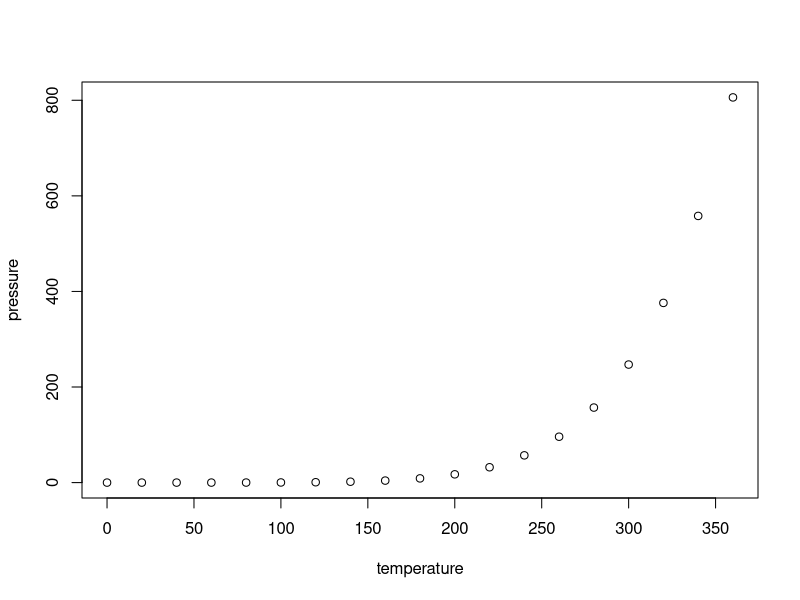
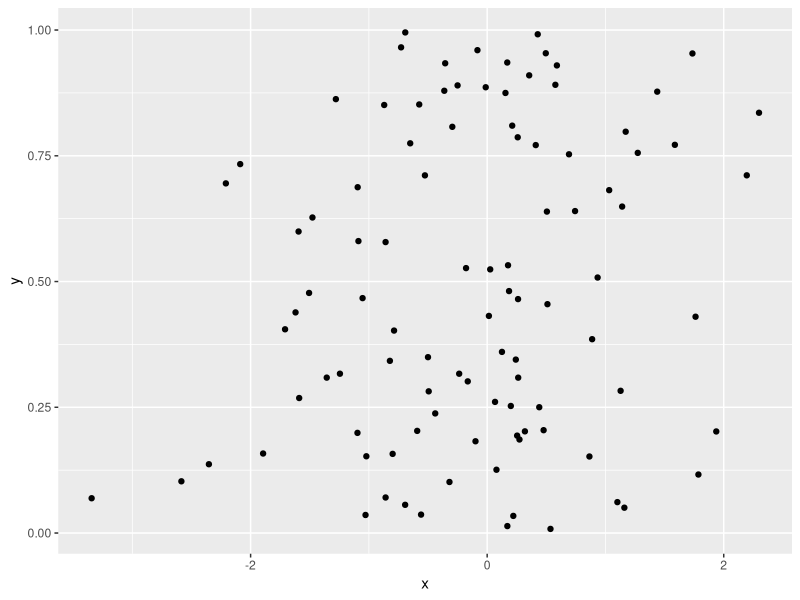
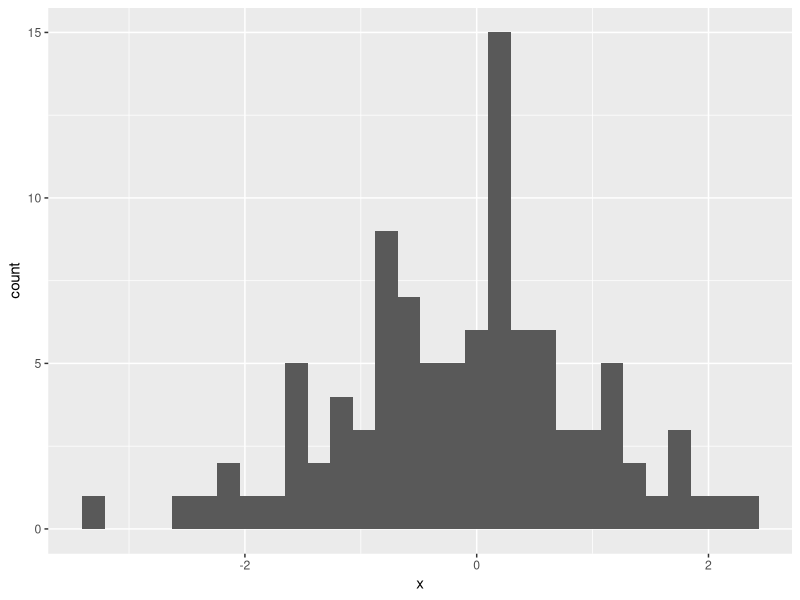

These charts were generated, in order, by the following R code:
## ---- chunk 1
knitr::opts_chunk$set(echo = TRUE)
## ---- chunk 2
summary(cars)
## ---- chunk 3
plot(pressure)
## ---- chunk 4
library(ggplot2)
## ---- chunk 5
x <- rnorm(100)
y <- runif(100)


ggplot() +
  geom_point(aes(x, y))

ggplot() +
  geom_histogram(aes(x))

